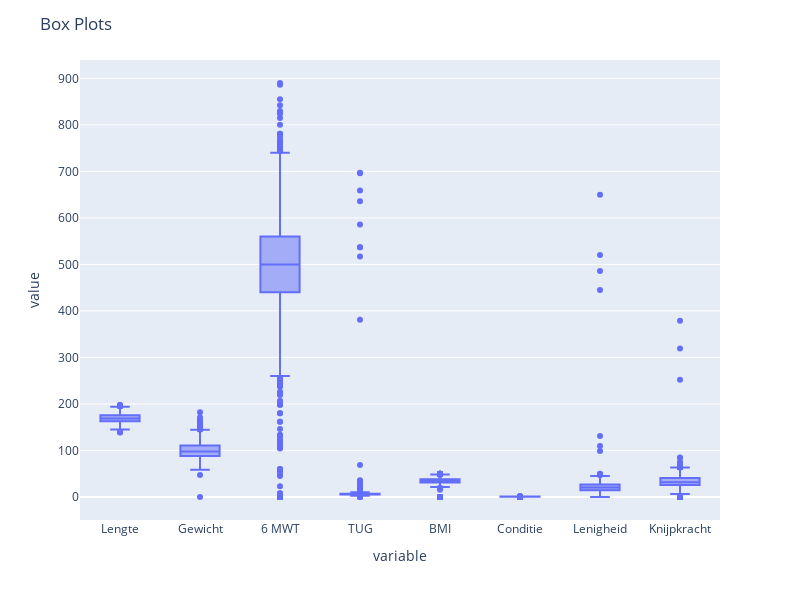

The notebook cell this image was saved under:
### Markdown cell above
Identify outliers

### Code cell
import plotly.express as px

# Remove rows with a BMI higher then 50 since this messes the plot
df_fitheids_scan = df_fitheids_scan[df_fitheids_scan['BMI'] <= 50]

# Create box plots for each column
fig = px.box(df_fitheids_scan, y=['Lengte', 'Gewicht', '6 MWT', 'TUG', 'BMI', 'Conditie', 'Lenigheid', 'Knijpkracht'], facet_col_wrap=4)

# Update the layout and show the figure
fig.update_layout(height=600, width=800, title_text="Box Plots")
fig.show()

### Figure 1 — Plotly figure (JSON) as saved in the notebook; plotly's stock layout.template omitted (floating-point values rounded to 4 significant figures; data arrays with more than 128 entries replaced by an {"elided": "..."} marker saying what was removed)
{"data": [{"alignmentgroup": "True", "hovertemplate": "variable=%{x}<br>value=%{y}<extra></extra>", "legendgroup": "", "marker": {"color": "#636efa"}, "name": "", "notched": false, "offsetgroup": "", "orientation": "v", "showlegend": false, "type": "box", "x": {"elided": "25216 str values"}, "x0": " ", "xaxis": "x", "y": {"elided": "25216 float values"}, "y0": " ", "yaxis": "y"}], "layout": {"boxmode": "group", "height": 600, "legend": {"tracegroupgap": 0}, "margin": {"t": 60}, "title": {"text": "Box Plots"}, "width": 800, "xaxis": {"anchor": "y", "domain": [0, 1], "title": {"text": "variable"}}, "yaxis": {"anchor": "x", "domain": [0, 1], "title": {"text": "value"}}}}
